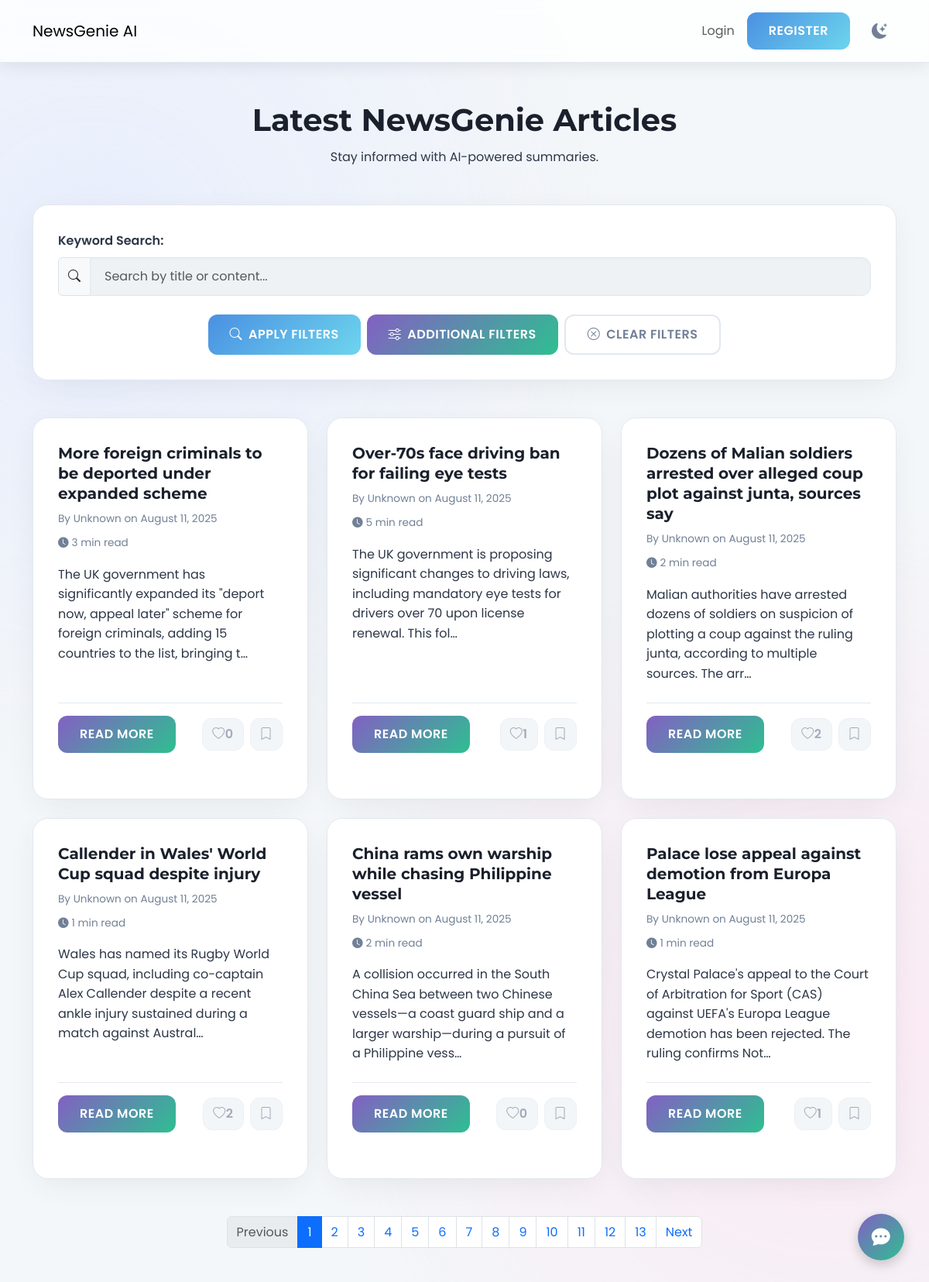
The app's page /articles/ with its own data.
### news/models.py (models this page shows, shortened)
class Article(models.Model):
    title = models.CharField(max_length=255)
    author = models.CharField(max_length=100, default="Unknown")
    content = models.TextField()
    url = models.URLField(unique=True)
    source = models.CharField(max_length=100)
    published_at = models.DateTimeField()
    summary = models.TextField(blank=True, null=True)
    category = models.ManyToManyField(Category, related_name='articles')
    approved = models.BooleanField(default=False)
    audio_file = models.FileField(upload_to='news_audio/', blank=True, null=True)
    reading_time = models.PositiveIntegerField(default=0, help_text="Estimated reading time in minutes")
    is_spotlighted = models.BooleanField(default=False, help_text="Check this to feature this article on the articles page.")
    @property
    def total_likes(self):
        return self.likes.count()
    def approved_status(self):
        return self.approved
    approved_status.boolean = True
    approved_status.short_description = "Approved"

### news/views.py (the view)
# urls.py: path('articles/', views.article_list, name="article_list"), # MODIFIED: Articles page moved to /articles/
@cache_page(60 * 15)
def article_list(request):
    category_filter = request.GET.get("category", "All")
    query = request.GET.get("q", "")
    start_date_str = request.GET.get("start_date")
    end_date_str = request.GET.get("end_date")
    min_likes_str = request.GET.get("min_likes")
    min_comments_str = request.GET.get("min_comments")
    sort_by = request.GET.get("sort_by", "-published_at")
    articles = Article.objects.filter(approved=True)
    if category_filter and category_filter != "All":
        articles = articles.filter(category__name__iexact=category_filter)
    if query:
        articles = articles.filter(Q(title__icontains=query) | Q(content__icontains=query))
    if start_date_str:
        try:
            start_date = datetime.strptime(start_date_str, '%Y-%m-%d').date()
            articles = articles.filter(published_at__date__gte=start_date)
        except ValueError:
            pass
    if end_date_str:
        try:
            end_date = datetime.strptime(end_date_str, '%Y-%m-%d').date()
            articles = articles.filter(published_at__date__lte=end_date)
        except ValueError:
            pass
    if min_likes_str or min_comments_str or sort_by in ["most_popular_likes", "most_popular_comments"]:
        articles = articles.annotate(
            like_count=Count('likes', distinct=True),
            comment_count=Count('comments', distinct=True)
        )
    if min_likes_str:
        try:
            min_likes = int(min_likes_str)
            articles = articles.filter(like_count__gte=min_likes)
        except (ValueError, TypeError):
            pass
    if min_comments_str:
        try:
            min_comments = int(min_comments_str)
            articles = articles.filter(comment_count__gte=min_comments)
        except (ValueError, TypeError):
            pass
    if sort_by == "most_popular_likes":
        articles = articles.order_by('-like_count', '-published_at')
    elif sort_by == "most_popular_comments":
        articles = articles.order_by('-comment_count', '-published_at')
    else:
        articles = articles.order_by(sort_by)
    paginator = Paginator(articles, 6)
    page_number = request.GET.get("page")
    page_obj = paginator.get_page(page_number)
    if request.user.is_authenticated:
        page_article_ids = [article.id for article in page_obj]
        liked_articles_ids = set(ArticleLike.objects.filter(user=request.user, article__id__in=page_article_ids).values_list('article__id', flat=True))
        bookmarked_articles_ids = set(Bookmark.objects.filter(user=request.user, article__id__in=page_article_ids).values_list('article__id', flat=True))
        for article in page_obj:
            article.is_liked_by_user = article.id in liked_articles_ids
            article.is_bookmarked_by_user = article.id in bookmarked_articles_ids
    else:
        for article in page_obj:
            article.is_liked_by_user = False
            article.is_bookmarked_by_user = False
    categories = Category.objects.all()
    context = {
        "articles": page_obj,
        "categories": categories,
        "current_category": category_filter,
        "search_query": query,
        "start_date": start_date_str,
        "end_date": end_date_str,
        "min_likes": min_likes_str,
        "min_comments": min_comments_str,
        "sort_by": sort_by,
        "is_paginated": page_obj.has_other_pages(),
        "page_obj": page_obj,
    }
    return render(request, "news/article_list.html", context)

### news/templatetags/custom_filters.py (called while the page is built)
@register.simple_tag(takes_context=True)
def url_replace(context, **kwargs):
    d = context['request'].GET.copy()
    for k, v in kwargs.items():
        d[k] = v
    for k in [key for key, value in d.items() if not value]:
        del d[k]
    return d.urlencode() # Use urlencode directly from QueryDict

### news/templates/news/article_list.html (shortened to what this page needs)
{% extends 'news/base.html' %}
{% load static %}
{% load custom_filters %}
{% block content %}
<div class="page-header-section text-center mb-5">
    <h1 class="page-title-heading">Latest NewsGenie Articles</h1>
    <p class="page-subtitle-text">Stay informed with AI-powered summaries.</p>
</div>
<div class="advanced-filter-sort-container app-card mb-5">
    <form method="GET" action="{% url 'news:article_list' %}" class="filter-sort-form">
        <div class="row g-3">
            <div class="col-12">
                <label for="searchInput" class="form-label-custom">Keyword Search:</label>
                <div class="input-group">
                    <span class="input-group-text"><i class="bi bi-search"></i></span>
                    <input type="text" name="q" id="searchInput" class="form-control app-input-field" placeholder="Search by title or content..." value="{{ search_query }}">
                </div>
            </div>
        </div>
        <div class="text-center mt-4 d-flex flex-wrap justify-content-center gap-2">
            <button type="submit" class="btn app-btn primary-btn"><i class="bi bi-search me-2"></i> Apply Filters</button>
            <button class="btn app-btn secondary-btn" type="button" data-bs-toggle="collapse" data-bs-target="#additionalFilters" aria-expanded="false" aria-controls="additionalFilters">
                <i class="bi bi-sliders me-2"></i> Additional Filters
            </button>
            <a href="{% url 'news:article_list' %}" class="btn app-btn outline-btn"><i class="bi bi-x-circle me-2"></i> Clear Filters</a>
        </div>
    </form>
</div>
<div class="row row-cols-1 row-cols-md-2 row-cols-lg-3 g-4 article-grid">
    {% for article in articles %}
    <div class="col">
        <div class="app-card article-card h-100">
            <div class="card-body d-flex flex-column">
                <h5 class="card-title-article">{{ article.title }}</h5>
                <div class="card-meta-info">
                    <span>By {{ article.author }} on {{ article.published_at|date:"F d, Y" }}</span>
                    <span class="reading-time"><i class="bi bi-clock-fill"></i> {{ article.reading_time }} min read</span>
                </div>
                <p class="card-text-summary">{{ article.summary|default:article.content|truncatechars:150 }}</p>
                <div class="article-actions">
                    <a href="{% url 'news:detail' article.pk %}" class="btn app-btn read-more-btn">Read More</a>
                    <div class="d-flex gap-2 button-group-actions">
                        <button class="btn app-btn icon-btn like-btn {% if article.is_liked_by_user %}liked{% endif %}" data-article-id="{{ article.pk }}" {% if not user.is_authenticated %}disabled title="Login to like" {% endif %}>
                            <i class="bi {% if article.is_liked_by_user %}bi-heart-fill{% else %}bi-heart{% endif %}"></i>
                            <span class="like-count">{{ article.total_likes }}</span>
                        </button>
                        <button class="btn app-btn icon-btn bookmark-btn {% if article.is_bookmarked_by_user %}bookmarked{% endif %}" data-article-id="{{ article.pk }}" {% if not user.is_authenticated %}disabled title="Login to bookmark" {% endif %}>
                            <i class="bi {% if article.is_bookmarked_by_user %}bi-bookmark-fill{% else %}bi-bookmark{% endif %}"></i>
                        </button>
                    </div>
                </div>
            </div>
            <div class="card-footer article-card-footer">
                {% for category in article.category.all %}
                    <span class="badge category-pill-small me-1">{{ category.name }}</span>
                {% endfor %}
            </div>
        </div>
    </div>
    {% empty %}
    <div class="col-12 text-center py-5">
        <p class="lead">No articles found matching your criteria.</p>
    </div>
    {% endfor %}
</div>
{% if articles.has_other_pages %}
<nav aria-label="Page navigation" class="mt-5">
    <ul class="pagination justify-content-center app-pagination">
        {% if articles.has_previous %}
            <li class="page-item">
                <a class="page-link" href="?{% url_replace page=articles.previous_page_number %}">Previous</a>
            </li>
        {% else %}
            <li class="page-item disabled"><span class="page-link">Previous</span></li>
        {% endif %}
        {% for i in articles.paginator.page_range %}
            {% if articles.number == i %}
                <li class="page-item active"><span class="page-link">{{ i }}</span></li>
            {% else %}
                <li class="page-item">
                    <a class="page-link" href="?{% url_replace page=i %}">{{ i }}</a>
                </li>
            {% endif %}
        {% endfor %}
        {% if articles.has_next %}
            <li class="page-item">
                <a class="page-link" href="?{% url_replace page=articles.next_page_number %}">Next</a>
            </li>
        {% else %}
            <li class="page-item disabled"><span class="page-link">Next</span></li>
        {% endif %}
    </ul>
</nav>
{% endif %}
{% endblock %}

### records on screen
Article: title "More foreign criminals to be deported under expanded scheme", author "Unknown", published_at "August 11, 2025", reading_time "3", summary "The UK government has significantly expanded its \"deport now, appeal later\" scheme for foreign criminals, adding 15 countries to the list, bringing t…", total_likes "0"
Article: title "Over-70s face driving ban for failing eye tests", author "Unknown", published_at "August 11, 2025", reading_time "5", summary "The UK government is proposing significant changes to driving laws, including mandatory eye tests for drivers over 70 upon license renewal. This fol…", total_likes "1"
Article: title "Dozens of Malian soldiers arrested over alleged coup plot against junta, sources say", author "Unknown", published_at "August 11, 2025", reading_time "2", summary "Malian authorities have arrested dozens of soldiers on suspicion of plotting a coup against the ruling junta, according to multiple sources. The arr…", total_likes "2"
Article: title "Callender in Wales' World Cup squad despite injury", author "Unknown", published_at "August 11, 2025", reading_time "1", summary "Wales has named its Rugby World Cup squad, including co-captain Alex Callender despite a recent ankle injury sustained during a match against Austral…", total_likes "2"
Article: title "China rams own warship while chasing Philippine vessel", author "Unknown", published_at "August 11, 2025", reading_time "2", summary "A collision occurred in the South China Sea between two Chinese vessels—a coast guard ship and a larger warship—during a pursuit of a Philippine vess…", total_likes "0"
Article: title "Palace lose appeal against demotion from Europa League", author "Unknown", published_at "August 11, 2025", reading_time "1", summary "Crystal Palace's appeal to the Court of Arbitration for Sport (CAS) against UEFA's Europa League demotion has been rejected. The ruling confirms Not…", total_likes "1"

### other values on screen
{{ i }} "1"
{{ i }} "2" "3" "4" "5" "6" "7" "8" "9" "10" "11" "12" "13"
